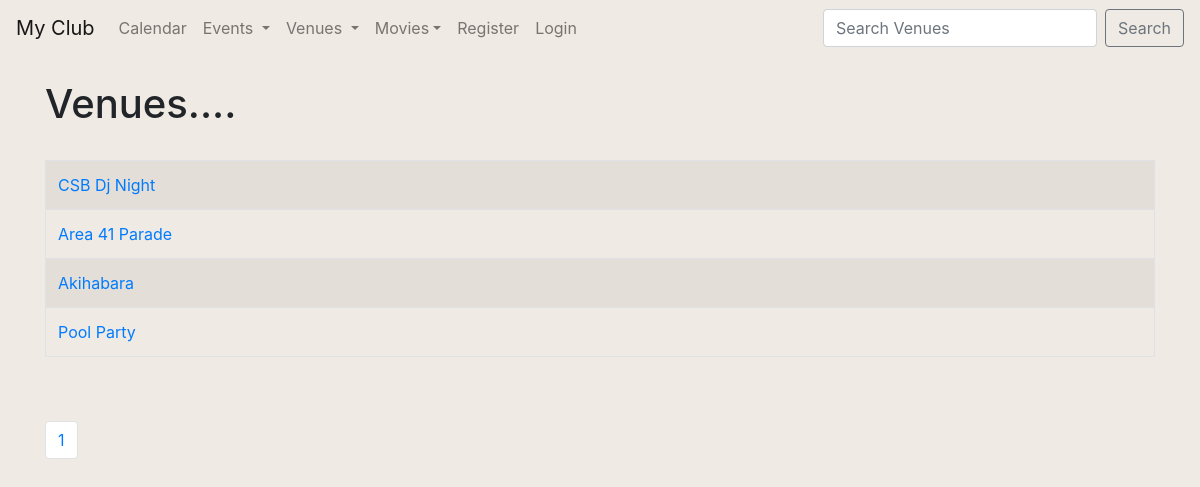
Screenshot of /list_venues with the database file from the repository.
### blog/models.py (models this page shows)
class Venue(models.Model):
   name=models.CharField('Venue Name', max_length=120)
   address=models.CharField(max_length=300)
   zip_code=models.CharField('Zip Code', max_length=15)
   phone=models.CharField('Contact Number', max_length=25, blank=True)
   web=models.URLField('Website Address', blank=True)
   email_address=models.EmailField('Email Address')
   owner=models.IntegerField("Venue Owner", blank=False, default=1)
   venue_image = models.ImageField(null=True, blank=True, upload_to="images/")
   def __str__(self):
      return self.name

### blog/views.py (the view)
# urls.py: path('list_venues', views.list_venues, name="list-venues"),
def list_venues(request):
    venue_list=Venue.objects.all()
    p = Paginator(Venue.objects.all(), 9)
    page = request.GET.get('page')
    venues = p.get_page(page)
    nums = "a" * venues.paginator.num_pages
    return render(request, 'blog/venue.html', {'venue_list':venue_list, 'venues':venues, 'nums':nums})

### blog/templates/blog/venue.html (shortened to what this page needs)
{% extends 'blog/base.html' %}
{% block content %}
    <h1>Venues....</h1>
<br/>
<table class="table table-striped table-hover table-bordered">
    {% for venue in venues %}
    <tr>
        <td>
            <a href="{% url 'show-venue' venue.id %}">{{ venue }}</a><br/>
        </td>
    </tr>
    {% endfor %}
</table>
<br/><br/>
<nav aria-label="Page navigation example">
    <ul class="pagination">
{% for i in nums %}
<li class="page-item"><a class="page-link" href="?page={{ forloop.counter }}">
        {{ forloop.counter }}
</a></li>
{% endfor %}
</ul>
</nav>
{% endblock %}

### blog/templates/blog/base.html (style rules this page uses)
body { background: #EFEAE3; }

### rows the page displays
Venue: name "CSB Dj Night"
Venue: name "Area 41 Parade"
Venue: name "Akihabara"
Venue: name "Pool Party"
